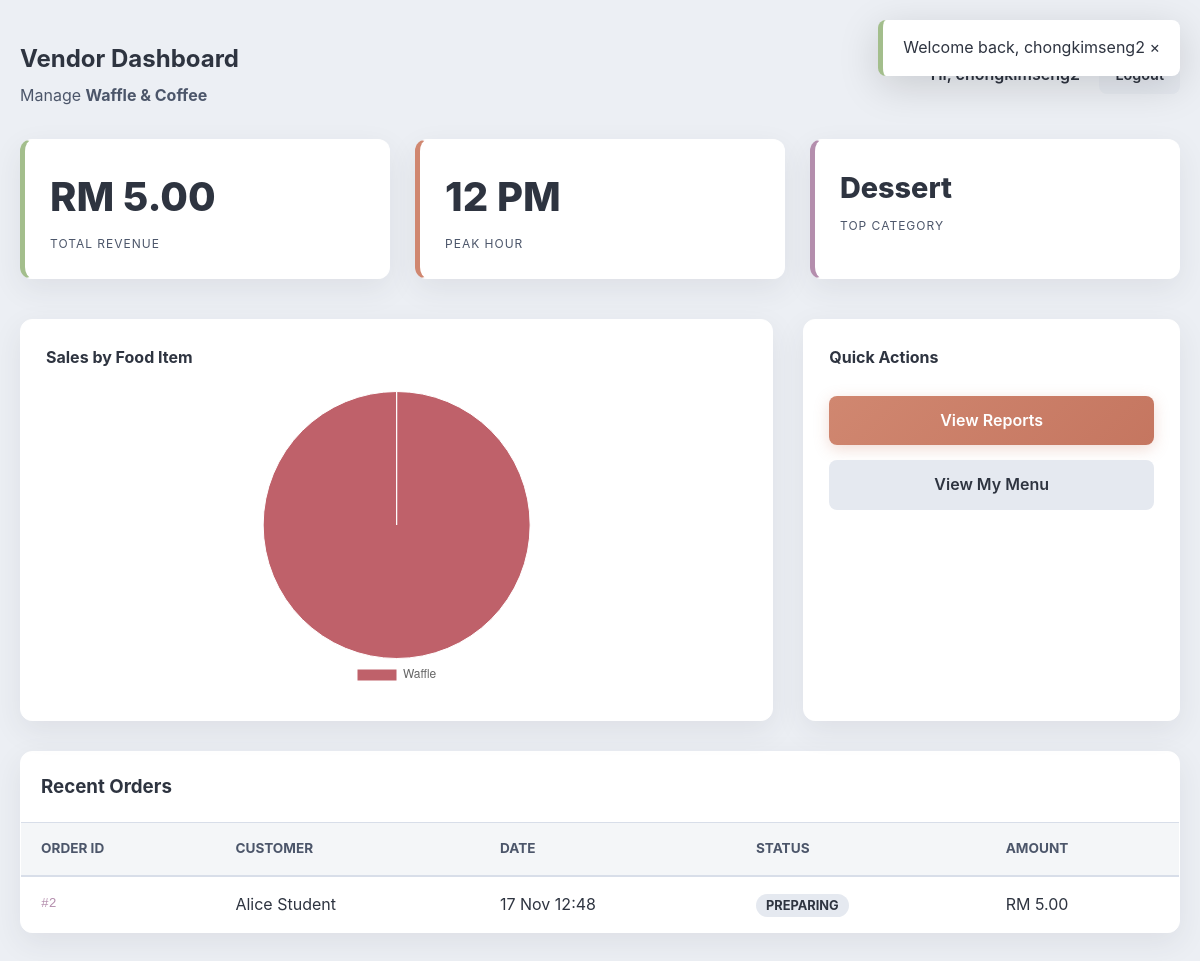
The app's page /pages/vendor_dashboard.php (signed in), older data.
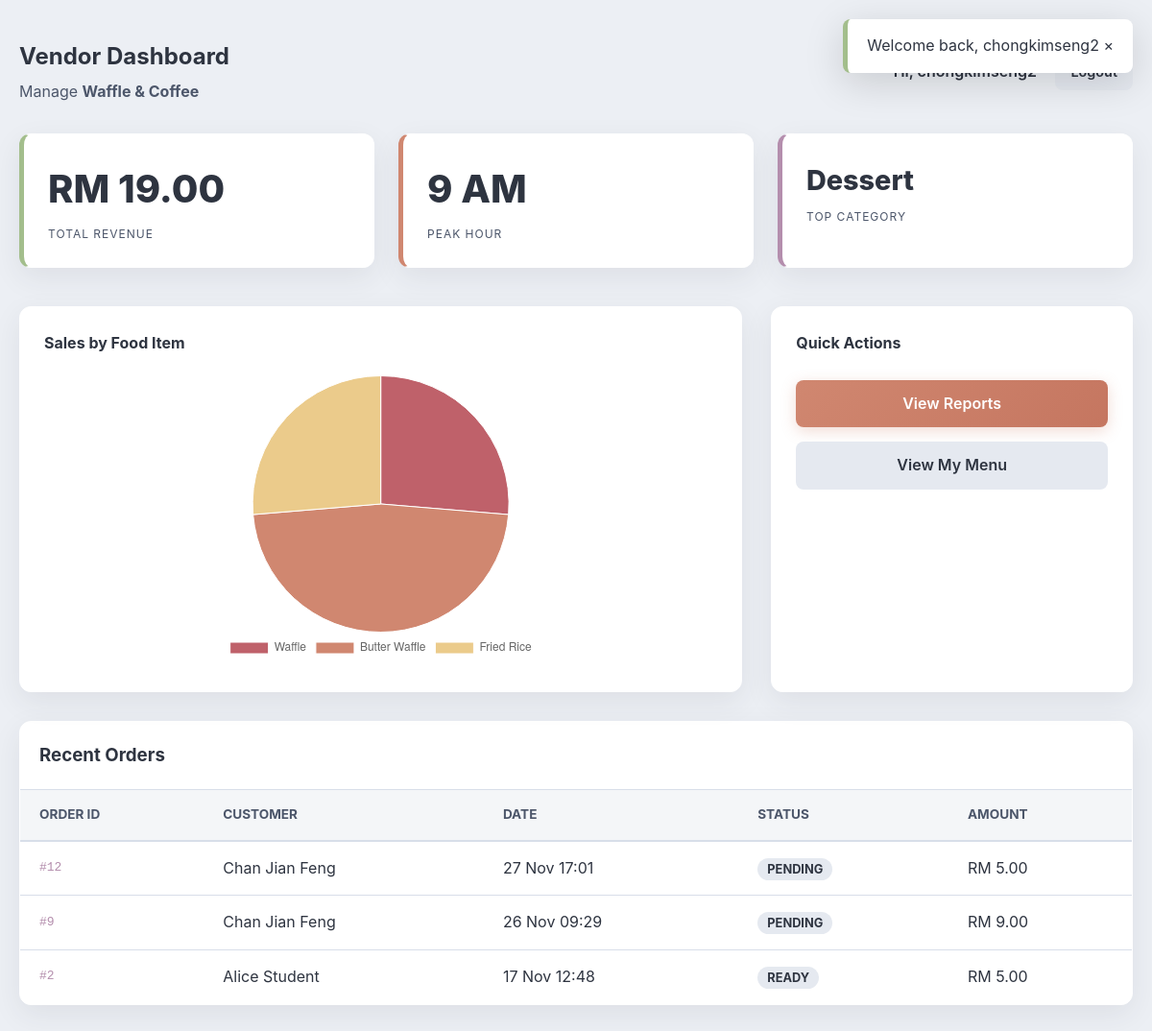
The same page, newer data.
### tables this page shows
CREATE TABLE `orders` (
  `OrderId` int(11) NOT NULL,
  `PaymentId` int(11) NOT NULL,
  `UserId` int(11) NOT NULL,
  `StallId` int(11) NOT NULL,
  `Status` enum('pending','preparing','ready','cancelled') NOT NULL DEFAULT 'pending',
  `Notes` text DEFAULT NULL,
  `CreatedAt` datetime NOT NULL DEFAULT current_timestamp()
);

CREATE TABLE `users` (
  `UserId` int(11) NOT NULL,
  `Name` varchar(100) NOT NULL,
  `Email` varchar(255) NOT NULL,
  `HashedPassword` varchar(255) NOT NULL,
  `Role` enum('customer','admin','vendor') NOT NULL DEFAULT 'customer',
  `PhoneNumber` varchar(20) DEFAULT NULL,
  `CreatedAt` datetime NOT NULL DEFAULT current_timestamp()
);

### pages/vendor_dashboard.php (the view, shortened to what the changed rows need)
<?php
include '../configs/db.php';
$userId = $_SESSION['user_id'];
$stmt = $db->prepare("SELECT StallId, StallName FROM stalls WHERE StaffId = :uid");
$stmt->execute([':uid' => $userId]);
$stall = $stmt->fetch(PDO::FETCH_ASSOC);
$stallId = $stall['StallId'];
$stmt = $db->prepare("SELECT SUM(ol.Subtotal)
                      FROM orderitems ol
                      JOIN orders o ON ol.OrderId = o.OrderId
                      JOIN payments p ON o.PaymentId = p.PaymentId
                      WHERE o.StallId = :sid AND p.Status = 'paid'");
$stmt->execute([':sid' => $stallId]);
$totalRevenue = $stmt->fetchColumn() ?: 0;
$stmt = $db->prepare("SELECT HOUR(CreatedAt) as OrderHour, COUNT(*) as Count
                      FROM orders
                      WHERE StallId = :sid
                      GROUP BY OrderHour
                      ORDER BY Count DESC LIMIT 1");
$stmt->execute([':sid' => $stallId]);
$peakData = $stmt->fetch(PDO::FETCH_ASSOC);
$peakHour = $peakData ? date("g A", strtotime($peakData['OrderHour'] . ":00")) : "N/A";
$chartSql = "SELECT p.ProductName, SUM(ol.Subtotal) as ProductTotal
             FROM orderitems ol
             JOIN products p ON ol.ProductId = p.ProductId
             JOIN orders o ON ol.OrderId = o.OrderId
             JOIN payments pay ON o.PaymentId = pay.PaymentId
             WHERE o.StallId = :sid AND pay.Status = 'paid'
             GROUP BY p.ProductId";
$chartStmt = $db->prepare($chartSql);
$chartStmt->execute([':sid' => $stallId]);
$chartData = $chartStmt->fetchAll(PDO::FETCH_ASSOC);
$productLabels = [];
$productValues = [];
foreach ($chartData as $row) {
    $productLabels[] = $row['ProductName'];
    $productValues[] = $row['ProductTotal'];
}
$recentSql = "SELECT o.OrderId, u.Name as CustomerName, o.CreatedAt, o.Status,
              (SELECT SUM(Subtotal) FROM orderitems WHERE OrderId = o.OrderId) as OrderTotal
              FROM orders o
              JOIN users u ON o.UserId = u.UserId
              WHERE o.StallId = :sid
              ORDER BY o.CreatedAt DESC LIMIT 5";
$stmtRecent = $db->prepare($recentSql);
$stmtRecent->execute([':sid' => $stallId]);
$recentOrders = $stmtRecent->fetchAll(PDO::FETCH_ASSOC);
?>
<!DOCTYPE html>
<html lang="en">
<head>
    <link rel="stylesheet" href="../assets/css/aurora_theme.css">
</head>
<body>
    <div class="container">
        <div style="display:flex; justify-content:space-between; align-items:center; margin-bottom: 30px;">
            <div>
                <h2 style="margin-bottom: 5px;">Vendor Dashboard</h2>
            </div>
        </div>
        <div class="dashboard-grid">
            <div class="stat-card">
                <div class="stat-number">RM <?php echo number_format($totalRevenue, 2); ?></div>
                <div class="stat-label">Total Revenue</div>
            </div>
            <div class="stat-card">
                <div class="stat-number"><?php echo $peakHour; ?></div>
                <div class="stat-label">Peak Hour</div>
            </div>
        </div>
        <div style="display: grid; grid-template-columns: 2fr 1fr; gap: 30px; margin-bottom: 30px;">
            <div class="card" style="padding: 25px; min-height: 350px;">
                <div style="height: 300px; display:flex; justify-content:center;">
                    <canvas id="foodChart"></canvas>
                </div>
            </div>
        </div>
        <div class="table-container">
            <table>
                <thead>
                    <tr><th>Order ID</th><th>Customer</th><th>Date</th><th>Status</th><th>Amount</th></tr>
                </thead>
                <tbody>
                    <?php if(empty($recentOrders)): ?>
                        <tr><td colspan="5" style="text-align:center;">No recent orders.</td></tr>
                    <?php else: ?>
                        <?php foreach ($recentOrders as $o): ?>
                        <tr>
                            <td style="font-family: monospace; color: var(--aurora-purple);">#<?php echo $o['OrderId']; ?></td>
                            <td><?php echo htmlspecialchars($o['CustomerName']); ?></td>
                            <td><?php echo date('d M H:i', strtotime($o['CreatedAt'])); ?></td>
                            <td>
                                <span style="padding: 4px 10px; border-radius: 20px; font-size: 0.8rem; background: #E5E9F0; font-weight: 700; text-transform: uppercase;">
                                    <?php echo ucfirst($o['Status']); ?>
                                </span>
                            </td>
                            <td>RM <?php echo number_format($o['OrderTotal'], 2); ?></td>
                        </tr>
                        <?php endforeach; ?>
                    <?php endif; ?>
                </tbody>
            </table>
        </div>
    </div>
    <script>
        const ctx = document.getElementById('foodChart').getContext('2d');
        new Chart(ctx, {
            type: 'pie',
            data: {
                labels: <?php echo json_encode($productLabels); ?>,
                datasets: [{
                    data: <?php echo json_encode($productValues); ?>,
                    backgroundColor: ['#BF616A', '#D08770', '#EBCB8B', '#A3BE8C', '#B48EAD', '#88C0D0'],
                    borderWidth: 1
                }]
            },
            options: {
                responsive: true,
                maintainAspectRatio: false,
                plugins: { legend: { position: 'bottom' } }
            }
        });
    </script>
</body>
</html>

Row changes from the older to the newer data that the page shows:
added orders: OrderId "12", UserId.Name "Chan Jian Feng", CreatedAt "27 Nov 17:01", Status "PENDING", OrderTotal "5.00"
added orders: OrderId "9", UserId.Name "Chan Jian Feng", CreatedAt "26 Nov 09:29", Status "PENDING", OrderTotal "9.00"
changed orders "17 Nov 12:48": Status "PREPARING" → "READY"
Text that changed along with them:
$totalRevenue: "5.00" → "19.00"
$peakHour: "12 PM" → "9 AM"
chart data {{ json_encode($productLabels) }}: ["Waffle"] → ["Waffle","Butter Waffle","Fried Rice"]
chart data {{ json_encode($productValues) }}: ["5.00"] → ["5.00","9.00","5.00"]
